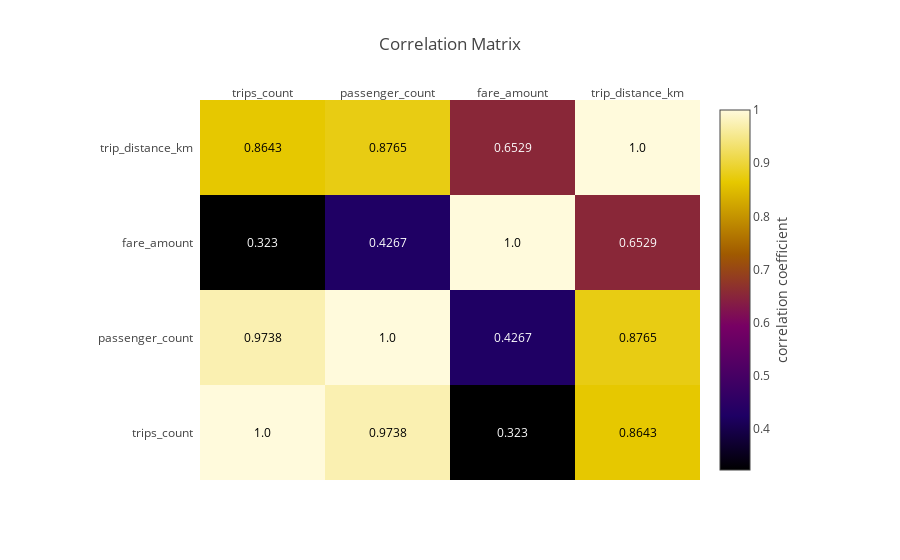

Write notebook code for a chart like this one.
### Code cell
merge1  = trip_count.merge(passenger_count,left_on = "month_year",
                           right_on = "month_year",how= "left")

merge2  = total_fare.merge(total_trip_dist,left_on = "month_year",
                           right_on = "month_year",how= "left")

final_my_dat = merge1.merge(merge2,left_on = "month_year",
                           right_on = "month_year",how= "left")

final_my_dat = final_my_dat[["month_year","count","passenger_count","fare_amount",
                             "trip_distance_km","month_x_x","year_x_x","month_name_x_x"]]


final_my_dat = final_my_dat.rename(columns = {"month_x_x":"month","year_x_x":"year",
                                   "count" : "trips_count","month_name_x_x":"month_name"})
corr  =  np.array(final_my_dat[['trips_count', 'passenger_count',
                                'fare_amount', "trip_distance_km"]].corr())
corr  =  np.around(corr,4)

# #x & y ticks
ticks =  ['trips_count', 'passenger_count', 'fare_amount', "trip_distance_km"]

# #plot heatmap
fig = ff.create_annotated_heatmap(z = corr,x = ticks,y = ticks,showscale=True,
                                   #colorscale = "Portland",
                                   colorscale='Electric',
                                   colorbar   = dict(title = "correlation coefficient",
                                                     titleside = "right"
                                      ) 
                                  )
fig.layout.title  = "Correlation Matrix"
fig.layout.margin = dict(l = 200,r = 200)
py.iplot(fig)
if not os.path.exists('images'):
    os.mkdir('images')
pio.write_image(fig, "Correlation.png")

#We can then evaluate the correlation between each feature and also each feature the fare amount. As you can see 
#in Figure 1, the fare amount is not really correlated with any feature as it's effect by a combination of different 
#features such as distance, passenger count, though the trip distance show a correlation of 0.6529 with the fare amount. Interestingly, the passenger count and fare amount is highly correlated (0.8765). That maybe because people tend to use taxi for a long trip when they share ride. 
#Passenger count and trips count share a similar behavior.

### Figure 1 — Plotly figure (JSON) as saved in the notebook; plotly's stock layout.template omitted (floating-point values rounded to 4 significant figures)
{"data": [{"colorbar": {"title": "correlation coefficient", "titleside": "right"}, "colorscale": "Electric", "reversescale": false, "showscale": true, "type": "heatmap", "uid": "f40ae056-b54f-4527-9cfc-c0898f6ccb0d", "x": ["trips_count", "passenger_count", "fare_amount", "trip_distance_km"], "y": ["trips_count", "passenger_count", "fare_amount", "trip_distance_km"], "z": [[1, 0.9738, 0.323, 0.8643], [0.9738, 1, 0.4267, 0.8765], [0.323, 0.4267, 1, 0.6529], [0.8643, 0.8765, 0.6529, 1]]}], "layout": {"annotations": [{"font": {"color": "#000000"}, "showarrow": false, "text": "1.0", "x": "trips_count", "xref": "x", "y": "trips_count", "yref": "y"}, {"font": {"color": "#000000"}, "showarrow": false, "text": "0.9738", "x": "passenger_count", "xref": "x", "y": "trips_count", "yref": "y"}, {"font": {"color": "#FFFFFF"}, "showarrow": false, "text": "0.323", "x": "fare_amount", "xref": "x", "y": "trips_count", "yref": "y"}, {"font": {"color": "#000000"}, "showarrow": false, "text": "0.8643", "x": "trip_distance_km", "xref": "x", "y": "trips_count", "yref": "y"}, {"font": {"color": "#000000"}, "showarrow": false, "text": "0.9738", "x": "trips_count", "xref": "x", "y": "passenger_count", "yref": "y"}, {"font": {"color": "#000000"}, "showarrow": false, "text": "1.0", "x": "passenger_count", "xref": "x", "y": "passenger_count", "yref": "y"}, {"font": {"color": "#FFFFFF"}, "showarrow": false, "text": "0.4267", "x": "fare_amount", "xref": "x", "y": "passenger_count", "yref": "y"}, {"font": {"color": "#000000"}, "showarrow": false, "text": "0.8765", "x": "trip_distance_km", "xref": "x", "y": "passenger_count", "yref": "y"}, {"font": {"color": "#FFFFFF"}, "showarrow": false, "text": "0.323", "x": "trips_count", "xref": "x", "y": "fare_amount", "yref": "y"}, {"font": {"color": "#FFFFFF"}, "showarrow": false, "text": "0.4267", "x": "passenger_count", "xref": "x", "y": "fare_amount", "yref": "y"}, {"font": {"color": "#000000"}, "showarrow": false, "text": "1.0", "x": "fare_amount", "xref": "x", "y": "fare_amount", "yref": "y"}, {"font": {"color": "#FFFFFF"}, "showarrow": false, "text": "0.6529", "x": "trip_distance_km", "xref": "x", "y": "fare_amount", "yref": "y"}, {"font": {"color": "#000000"}, "showarrow": false, "text": "0.8643", "x": "trips_count", "xref": "x", "y": "trip_distance_km", "yref": "y"}, {"font": {"color": "#000000"}, "showarrow": false, "text": "0.8765", "x": "passenger_count", "xref": "x", "y": "trip_distance_km", "yref": "y"}, {"font": {"color": "#FFFFFF"}, "showarrow": false, "text": "0.6529", "x": "fare_amount", "xref": "x", "y": "trip_distance_km", "yref": "y"}, {"font": {"color": "#000000"}, "showarrow": false, "text": "1.0", "x": "trip_distance_km", "xref": "x", "y": "trip_distance_km", "yref": "y"}], "margin": {"l": 200, "r": 200}, "title": "Correlation Matrix", "xaxis": {"dtick": 1, "gridcolor": "rgb(0, 0, 0)", "side": "top", "ticks": ""}, "yaxis": {"dtick": 1, "ticks": "", "ticksuffix": "  "}}}
